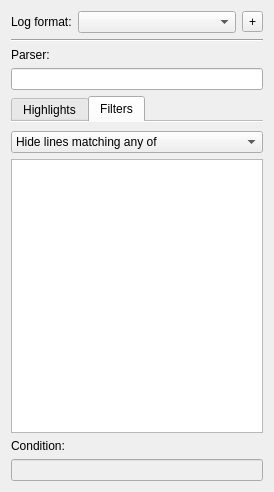
<?xml version="1.0" encoding="UTF-8"?>
<ui version="4.0">
 <class>LogFormatWidget</class>
 <widget class="QWidget" name="LogFormatWidget">
  <property name="geometry">
   <rect>
    <x>0</x>
    <y>0</y>
    <width>274</width>
    <height>492</height>
   </rect>
  </property>
  <property name="windowTitle">
   <string>Format</string>
  </property>
  <property name="windowIcon">
   <iconset theme="object-columns"/>
  </property>
  <layout class="QVBoxLayout" name="verticalLayout">
   <item>
    <layout class="QHBoxLayout" name="horizontalLayout">
     <item>
      <widget class="QLabel" name="label_2">
       <property name="text">
        <string>Log format:</string>
       </property>
       <property name="buddy">
        <cstring>logFormatComboBox</cstring>
       </property>
      </widget>
     </item>
     <item>
      <widget class="QComboBox" name="logFormatComboBox">
       <property name="sizePolicy">
        <sizepolicy hsizetype="Expanding" vsizetype="Fixed">
         <horstretch>0</horstretch>
         <verstretch>0</verstretch>
        </sizepolicy>
       </property>
      </widget>
     </item>
     <item>
      <widget class="QToolButton" name="addFormatButton">
       <property name="text">
        <string>+</string>
       </property>
       <property name="icon">
        <iconset theme="list-add"/>
       </property>
      </widget>
     </item>
    </layout>
   </item>
   <item>
    <widget class="Line" name="line">
     <property name="orientation">
      <enum>Qt::Orientation::Horizontal</enum>
     </property>
    </widget>
   </item>
   <item>
    <widget class="QLabel" name="label">
     <property name="text">
      <string>Parser:</string>
     </property>
     <property name="buddy">
      <cstring>parserLineEdit</cstring>
     </property>
    </widget>
   </item>
   <item>
    <widget class="QLineEdit" name="parserLineEdit"/>
   </item>
   <item>
    <widget class="QTabWidget" name="tabWidget">
     <property name="currentIndex">
      <number>1</number>
     </property>
     <property name="documentMode">
      <bool>true</bool>
     </property>
     <widget class="QWidget" name="highLightTab">
      <attribute name="title">
       <string>Highlights</string>
      </attribute>
      <layout class="QVBoxLayout" name="verticalLayout_2">
       <property name="leftMargin">
        <number>0</number>
       </property>
       <property name="rightMargin">
        <number>0</number>
       </property>
       <property name="bottomMargin">
        <number>0</number>
       </property>
       <item>
        <widget class="QListView" name="highlightListView">
         <property name="editTriggers">
          <set>QAbstractItemView::EditTrigger::NoEditTriggers</set>
         </property>
        </widget>
       </item>
       <item>
        <widget class="HighlightWidget" name="highlightWidget" native="true">
         <property name="sizePolicy">
          <sizepolicy hsizetype="Preferred" vsizetype="Fixed">
           <horstretch>0</horstretch>
           <verstretch>0</verstretch>
          </sizepolicy>
         </property>
         <property name="minimumSize">
          <size>
           <width>0</width>
           <height>10</height>
          </size>
         </property>
        </widget>
       </item>
       <item>
        <widget class="Line" name="line_2">
         <property name="orientation">
          <enum>Qt::Orientation::Horizontal</enum>
         </property>
        </widget>
       </item>
       <item>
        <widget class="QWidget" name="searchBar" native="true">
         <layout class="QHBoxLayout" name="horizontalLayout_2">
          <item>
           <widget class="QToolButton" name="searchPreviousButton">
            <property name="text">
             <string>&amp;Previous</string>
            </property>
           </widget>
          </item>
          <item>
           <widget class="QToolButton" name="searchNextButton">
            <property name="text">
             <string>&amp;Next</string>
            </property>
           </widget>
          </item>
          <item>
           <spacer name="horizontalSpacer">
            <property name="orientation">
             <enum>Qt::Orientation::Horizontal</enum>
            </property>
            <property name="sizeHint" stdset="0">
             <size>
              <width>161</width>
              <height>20</height>
             </size>
            </property>
           </spacer>
          </item>
         </layout>
        </widget>
       </item>
      </layout>
     </widget>
     <widget class="QWidget" name="filterTab">
      <attribute name="title">
       <string>Filters</string>
      </attribute>
      <layout class="QVBoxLayout" name="verticalLayout_3">
       <property name="leftMargin">
        <number>0</number>
       </property>
       <property name="rightMargin">
        <number>0</number>
       </property>
       <property name="bottomMargin">
        <number>0</number>
       </property>
       <item>
        <widget class="QComboBox" name="filterModeComboBox">
         <item>
          <property name="text">
           <string>Hide lines matching any of</string>
          </property>
         </item>
         <item>
          <property name="text">
           <string>Show lines matching any of</string>
          </property>
         </item>
        </widget>
       </item>
       <item>
        <widget class="QListView" name="filterListView"/>
       </item>
       <item>
        <widget class="QLabel" name="label_3">
         <property name="text">
          <string>Condition:</string>
         </property>
         <property name="buddy">
          <cstring>filterLineEdit</cstring>
         </property>
        </widget>
       </item>
       <item>
        <widget class="ConditionLineEdit" name="filterLineEdit">
         <property name="enabled">
          <bool>false</bool>
         </property>
        </widget>
       </item>
      </layout>
     </widget>
    </widget>
   </item>
  </layout>
 </widget>
 <customwidgets>
  <customwidget>
   <class>ConditionLineEdit</class>
   <extends>QLineEdit</extends>
   <header>ConditionLineEdit.h</header>
  </customwidget>
  <customwidget>
   <class>HighlightWidget</class>
   <extends>QWidget</extends>
   <header>HighlightWidget.h</header>
   <container>1</container>
  </customwidget>
 </customwidgets>
 <tabstops>
  <tabstop>logFormatComboBox</tabstop>
  <tabstop>addFormatButton</tabstop>
  <tabstop>parserLineEdit</tabstop>
  <tabstop>tabWidget</tabstop>
  <tabstop>highlightListView</tabstop>
  <tabstop>searchPreviousButton</tabstop>
  <tabstop>searchNextButton</tabstop>
  <tabstop>filterModeComboBox</tabstop>
  <tabstop>filterListView</tabstop>
 </tabstops>
 <resources/>
 <connections/>
</ui>
